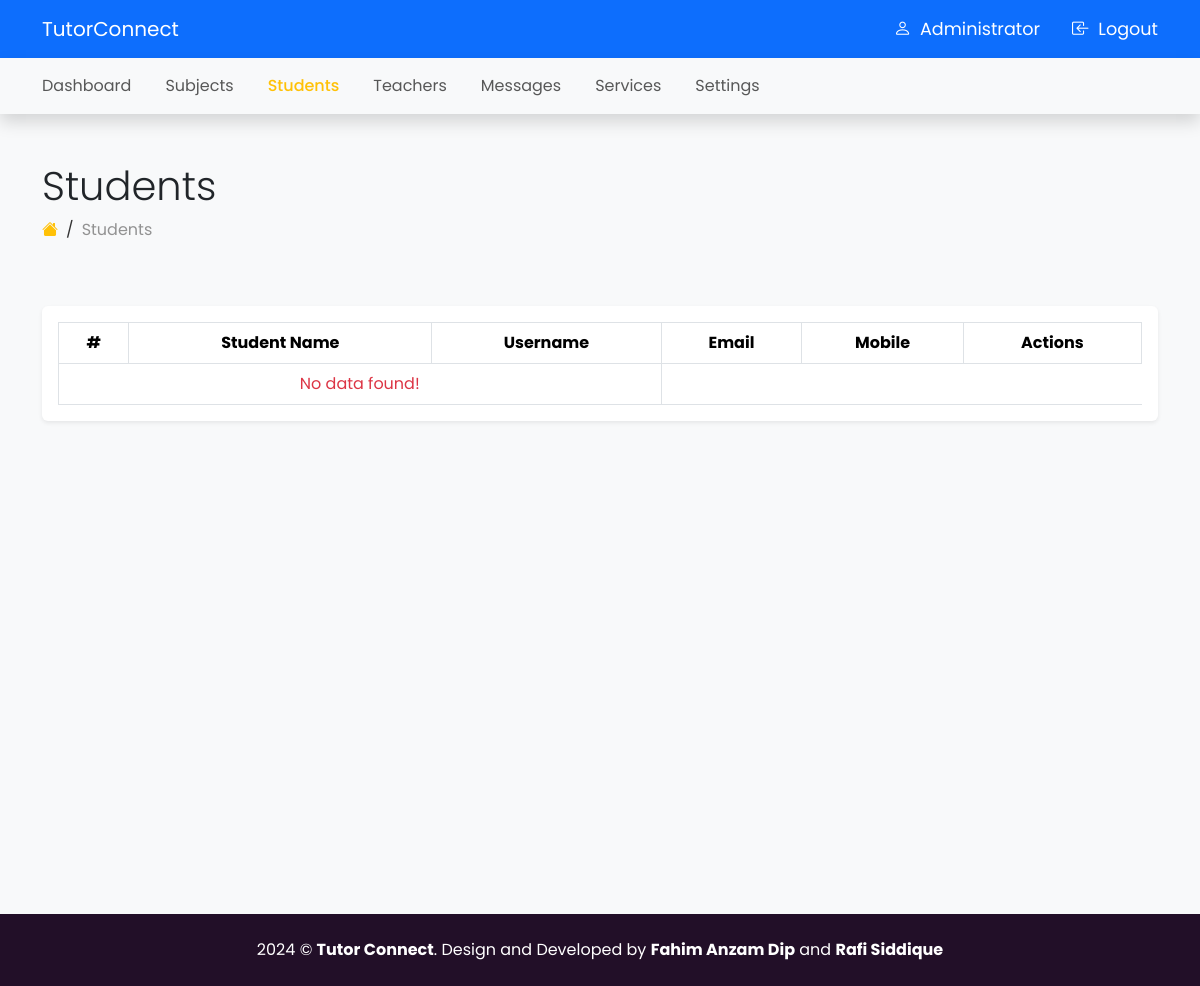
The page /admin/students.php (signed in) on the database as committed earlier.
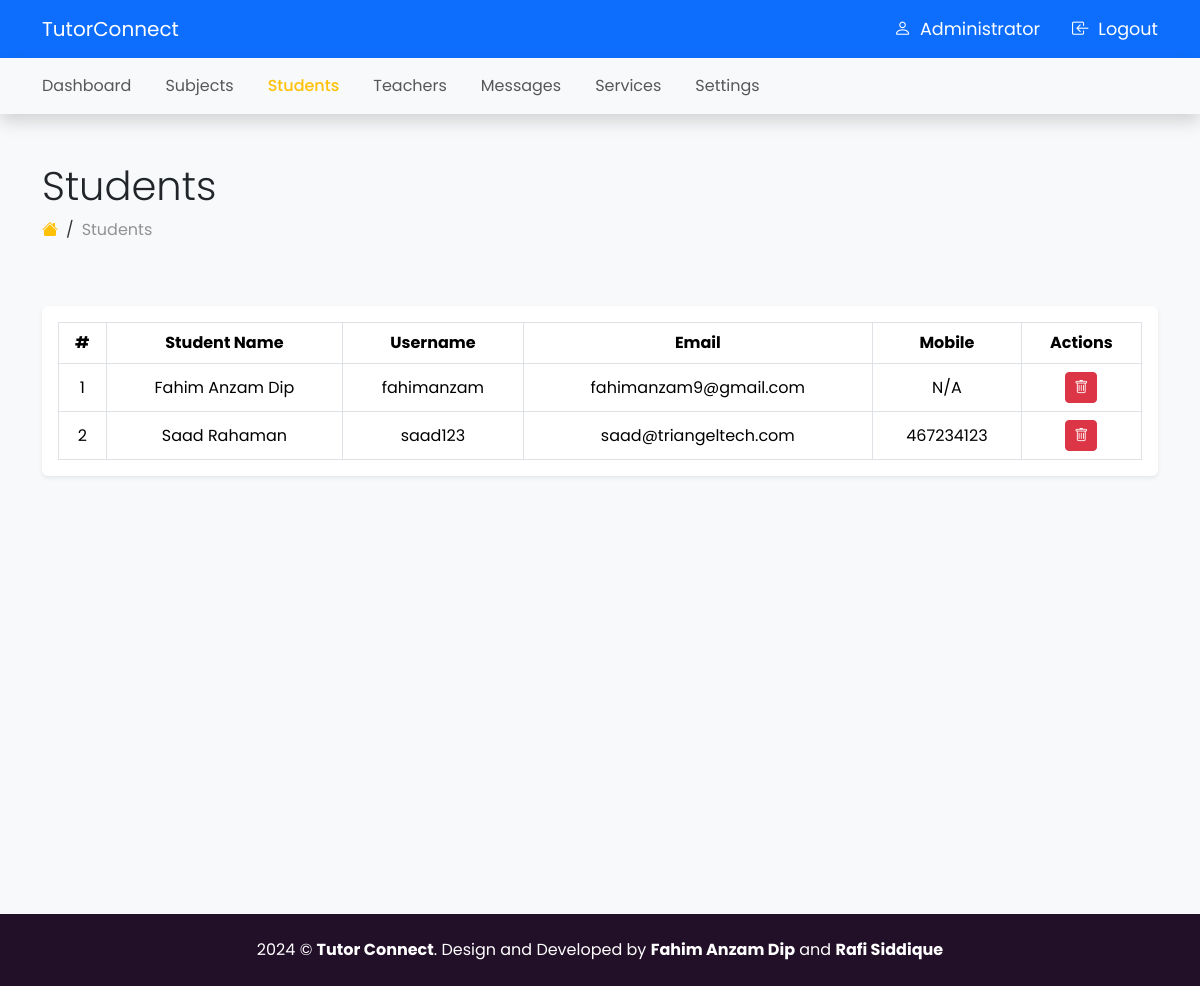
The same page on the database as committed later.
### tables this page shows
CREATE TABLE `users` (
  `id` bigint NOT NULL,
  `name` varchar(255) NOT NULL,
  `username` varchar(255) NOT NULL,
  `email` varchar(255) NOT NULL,
  `mobile` varchar(255) DEFAULT NULL,
  `password` varchar(255) NOT NULL,
  `role` varchar(255) DEFAULT NULL,
  `avatar` varchar(255) DEFAULT NULL
);

### admin/students.php (the view, shortened to what this page needs)
<?php include_once '../includes/admin_header.php' ?>
<section class="py-5 bg-light" style="min-height: 100vh;">
    <div class="container">
        <div class="row mb-5">
            <div class="col-md-12">
                <h2 class="display-6">Students</h2>
                <nav class="dashboard-breadcrumb">
                    <ol class="breadcrumb">
                        <li class="breadcrumb-item">
                            <a href="dashboard.php"><i class="bi bi-house-fill text-warning"></i></a>
                        </li>
                        <li class="breadcrumb-item active">Students</li>
                    </ol>
                </nav>
            </div>
        </div>
        <div class="row">
            <div class="col-md-12">
                <div class="card border-0 shadow-sm">
                    <div class="card-body">
                        <div class="row">
                            <div class="col-md-12">
                                <div class="table-responsive">
                                    <table class="table table-bordered mb-0">
                                        <thead>
                                        <tr>
                                            <th class="align-middle text-center">#</th>
                                            <th class="align-middle text-center">Student Name</th>
                                            <th class="align-middle text-center">Username</th>
                                            <th class="align-middle text-center">Email</th>
                                            <th class="align-middle text-center">Mobile</th>
                                            <th class="align-middle text-center">Actions</th>
                                        </tr>
                                        </thead>
                                        <tbody>
                                        <?php
                                        $query = "SELECT * FROM users WHERE role = 'Student'";
                                        $students = mysqli_query($connection, $query);
                                        ?>
                                        <?php if(mysqli_num_rows($students) > 0): ?>
                                            <?php foreach ($students as $key => $students): ?>
                                                <tr>
                                                    <td class="align-middle text-center"><?= $key+1 ?></td>
                                                    <td class="align-middle text-center"><?= $students['name'] ?></td>
                                                    <td class="align-middle text-center"><?= $students['username'] ?></td>
                                                    <td class="align-middle text-center"><?= $students['email'] ?></td>
                                                    <td class="align-middle text-center"><?= $students['mobile'] ? $students['mobile'] : 'N/A' ?></td>
                                                    <td class="align-middle text-center">
                                                        <a href="students.php?delete=<?= $students['id'] ?>" class="btn btn-danger btn-sm"
                                                           onclick="return confirm('Are you sure?')">
                                                            <i class="bi bi-trash"></i>
                                                        </a>
                                                    </td>
                                                </tr>
                                            <?php endforeach; ?>
                                        <?php else: ?>
                                            <tr>
                                                <td colspan="3" class="align-middle text-center text-danger">No data found!</td>
                                            </tr>
                                        <?php endif; ?>
                                        </tbody>
                                    </table>
                                </div>
                            </div>
                        </div>
                    </div>
                </div>
            </div>
        </div>
    </div>
</section>
<?php include_once '../includes/admin_footer.php' ?>

Rows that differ between the two databases and show on the page:
added users: name "Fahim Anzam Dip", username "fahimanzam", email "fahimanzam9@gmail.com", mobile "N/A"
added users: name "Saad Rahaman", username "saad123", email "saad@triangeltech.com", mobile "467234123"
Other text that changed with them:
text no longer shown: "No data found!"
